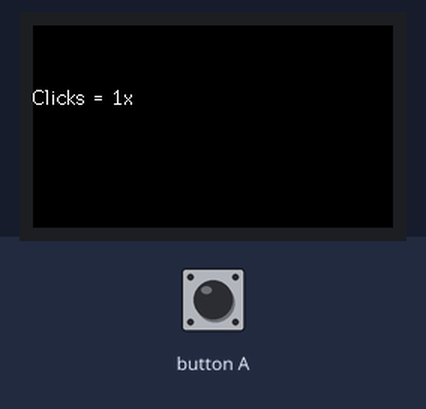
Recording of a sketch running on a simulated ESP32. Shown: 240×135 colour display. Inputs (shaded band) come from the test bench. Nothing arrives over Bluetooth unless stated; a phone connects over Bluetooth LE 3 s after start; what the sketch prints to the serial monitor is not drawn.

Above: at 3.7 s.
3.8 s: button A pressed for 0.15 s
5.4 s: button A pressed for 3.2 s
At 6.8 s:
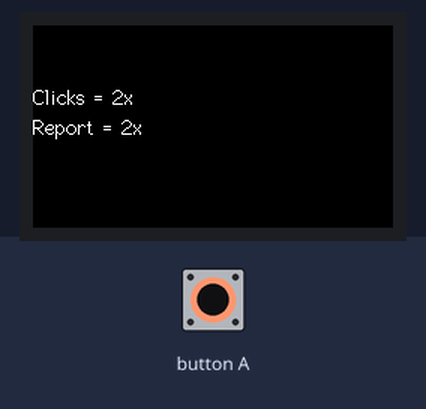
10.1 s: button A pulsed HIGH 5 times (0.12 s each, 0.3 s apart)
At 10.97 s:
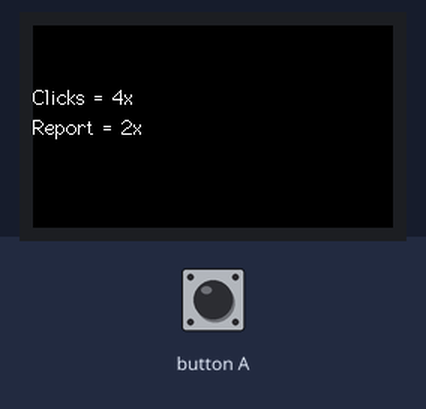
13.1 s: button A pressed for 1 s
15.6 s: button A pressed for 0.15 s
17.2 s: button A pulsed HIGH 5 times (0.12 s each, 0.3 s apart)
At 19.1 s:
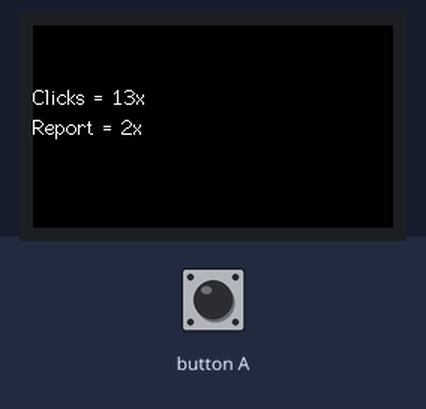
Timing chart, 0 to 20.6 s (numbered marks = the images above; inputs shaded):
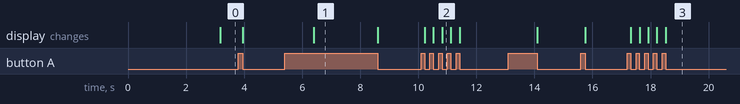

Measured:
- after the input at 5.4 s, the display: changes after 1.0 s (image 1)
- after the input at 10.1 s, the display: first changes after 0.12 s (image 2 shows a later state)
- after the input at 17.2 s, the display: first changes after 0.12 s (image 3 shows a later state)

The sketch:

BLE_Server.ino
```cpp
#include <BLEDevice.h>
#include <BLEServer.h>
#include <M5StickCPlus.h>

#define bleServerName "BLE#01"

// Action variables
int click = 0;
int batt = 0;

// Timer variables
unsigned long lastTime = 0;
unsigned long debounceDelay = 50;
unsigned long timerDelay = 15000;  // update refresh every 15sec
unsigned long lastButtonTime = 0;
unsigned long timerButtonDelay = 1000;  // continuous button presses ends if interval is > 1sec

// Other variables
int buzzStatus = 0;
bool deviceConnected = false;

// See the following for generating UUIDs:
// https://www.uuidgenerator.net/
#define SERVICE_UUID "01234567-0123-4567-89ab-0123456789ab"

// Buzz On/Off
bool buzzOn() {
  M5.Beep.tone(4000);
  M5.Beep.update();
  return true;
}

bool buzzOff() {
  M5.Beep.mute();
  M5.Beep.update();
  return false;
}

// Report Characteristic and Descriptor (2x)
BLECharacteristic reportCharacteristics("01234567-0123-4567-89ab-0123456789cd", BLECharacteristic::PROPERTY_READ | BLECharacteristic::PROPERTY_NOTIFY);
BLEDescriptor reportDescriptor(BLEUUID((uint16_t)0x2903));

// Emergency Characteristic and Descriptor (3x)
BLECharacteristic emergencyCharacteristics("01234567-0123-4567-89ab-0123456789de", BLECharacteristic::PROPERTY_READ | BLECharacteristic::PROPERTY_NOTIFY);
BLEDescriptor emergencyDescriptor(BLEUUID((uint16_t)0x2904));

// Buzz Characteristic and Descriptor (5x)
BLECharacteristic buzzCharacteristics("01234567-0123-4567-89ab-0123456789ef", BLECharacteristic::PROPERTY_READ | BLECharacteristic::PROPERTY_NOTIFY);
BLEDescriptor buzzDescriptor(BLEUUID((uint16_t)0x2905));

// I/flutter (32035): MYSERVICE:  01234567-0123-4567-89ab-0123456789ab | MYCHAR: 01234567-0123-4567-89ab-0123456789ef
// I/flutter (32035): MYSERVICE:  01234567-0123-4567-89ab-0123456789ab | MYCHAR: 01234567-0123-4567-89ab-0123456789de
// I/flutter (32035): MYSERVICE:  01234567-0123-4567-89ab-0123456789ab | MYCHAR: 01234567-0123-4567-89ab-0123456789cd

// Setup callbacks onConnect and onDisconnect
class MyServerCallbacks : public BLEServerCallbacks {
  void onConnect(BLEServer *pServer) {
    deviceConnected = true;
    Serial.println("MyServerCallbacks::Connected...");
  };
  void onDisconnect(BLEServer *pServer) {
    deviceConnected = false;
    Serial.println("MyServerCallbacks::Disconnected...");
    // Restart advertising to accept new connection
    pServer->startAdvertising();
    Serial.println("Restarting advertising...");
  }
};

void setup() {
  // Start serial communication
  Serial.begin(115200);

  // put your setup code here, to run once:
  M5.begin();
  M5.IMU.Init();
  M5.Lcd.setRotation(3);
  M5.Lcd.fillScreen(BLACK);
  M5.Lcd.setCursor(0, 0, 2);

  // Setup Home Button
  pinMode(M5_BUTTON_HOME, INPUT);

  // Create the BLE Device
  BLEDevice::init(bleServerName);

  // Create the BLE Server
  BLEServer *pServer = BLEDevice::createServer();
  pServer->setCallbacks(new MyServerCallbacks());

  // Create the BLE Service
  BLEService *bleService = pServer->createService(SERVICE_UUID);

  // Create BLE Characteristics and Create a BLE Descriptor
  // Report
  bleService->addCharacteristic(&reportCharacteristics);
  reportDescriptor.setValue("Report Status");
  reportCharacteristics.addDescriptor(&reportDescriptor);

  // Emergency
  bleService->addCharacteristic(&emergencyCharacteristics);
  emergencyDescriptor.setValue("Emergency Status");
  emergencyCharacteristics.addDescriptor(&emergencyDescriptor);

  // Buzz
  bleService->addCharacteristic(&buzzCharacteristics);
  buzzDescriptor.setValue("Buzz Status");
  buzzCharacteristics.addDescriptor(&buzzDescriptor);

  // Start the service
  bleService->start();

  // Start advertising
  BLEAdvertising *pAdvertising = BLEDevice::getAdvertising();
  pAdvertising->addServiceUUID(SERVICE_UUID);
  pAdvertising->setScanResponse(false);
  pAdvertising->setMinPreferred(0x0);
  pServer->getAdvertising()->start();
  Serial.println("Waiting a client connection to notify...");
}

void loop() {
  if (deviceConnected) {
    // Press the button to activate the Report, Emergency and Buzz by clicks on the BLE server and set new notify status for the BLE Client.
    if (digitalRead(M5_BUTTON_HOME) == LOW && millis() - lastButtonTime > debounceDelay) {
      // Button is pressed and update the count
      click += 1;

      Serial.print("Clicks = ");
      Serial.print(click);
      Serial.print("x");

      M5.Lcd.setCursor(0, 40, 2);
      M5.Lcd.print("Clicks = ");
      M5.Lcd.print(click);
      M5.Lcd.println("x");


      while (digitalRead(M5_BUTTON_HOME) == LOW)
        ;

      lastButtonTime = millis();
    } else {
      if ((millis() - lastButtonTime) > timerButtonDelay && click >= 1) {
        if (click == 2) {
          Serial.print("Report = ");
          Serial.print(click);
          Serial.print("x");

          M5.Lcd.setCursor(0, 60, 2);
          M5.Lcd.print("Report = ");
          M5.Lcd.print(click);
          M5.Lcd.println("x");

          reportCharacteristics.setValue((uint8_t *)&click, sizeof(click));
          reportCharacteristics.notify();
        } else if (click == 3) {
          Serial.print("Emergency = ");
          Serial.print(click);
          Serial.print("x");

          M5.Lcd.setCursor(0, 80, 2);
          M5.Lcd.print("Emergency = ");
          M5.Lcd.print(click);
          M5.Lcd.println("x");

          emergencyCharacteristics.setValue((uint8_t *)&click, sizeof(click));
          emergencyCharacteristics.notify();
        } else if (click == 5) {
          Serial.print("Buzz = ");
          Serial.print(click);
          Serial.print("x");

          M5.Lcd.setCursor(0, 100, 2);
          M5.Lcd.print("Buzz = ");
          M5.Lcd.print(click);
          M5.Lcd.println("x");

          buzzStatus = !buzzStatus;
          if (buzzStatus) {
            buzzOn();
          } else {
            buzzOff();
          }

          buzzCharacteristics.setValue((uint8_t *)&buzzStatus, sizeof(buzzStatus));
          buzzCharacteristics.notify();
        }
        click = 0;
      }
    }
  }
}
```
